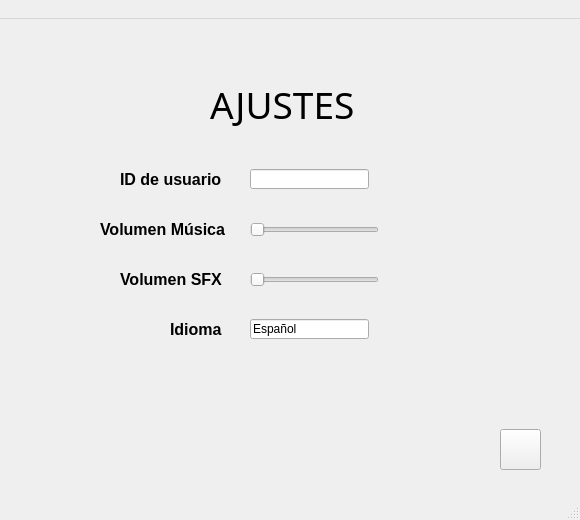
<?xml version="1.0" encoding="UTF-8"?>
<ui version="4.0">
 <class>MainWindow</class>
 <widget class="QMainWindow" name="MainWindow">
  <property name="geometry">
   <rect>
    <x>0</x>
    <y>0</y>
    <width>580</width>
    <height>520</height>
   </rect>
  </property>
  <property name="windowTitle">
   <string>MainWindow</string>
  </property>
  <widget class="QWidget" name="centralwidget">
   <widget class="QLabel" name="fondoajustes">
    <property name="geometry">
     <rect>
      <x>0</x>
      <y>0</y>
      <width>581</width>
      <height>481</height>
     </rect>
    </property>
    <property name="styleSheet">
     <string notr="true">background-image: url(:/images/second_background.jpg);</string>
    </property>
    <property name="text">
     <string/>
    </property>
   </widget>
   <widget class="QLabel" name="tituloajustes">
    <property name="geometry">
     <rect>
      <x>210</x>
      <y>50</y>
      <width>161</width>
      <height>71</height>
     </rect>
    </property>
    <property name="font">
     <font>
      <family>Algerian</family>
      <pointsize>28</pointsize>
     </font>
    </property>
    <property name="frameShadow">
     <enum>QFrame::Sunken</enum>
    </property>
    <property name="lineWidth">
     <number>1</number>
    </property>
    <property name="text">
     <string>AJUSTES</string>
    </property>
    <property name="textFormat">
     <enum>Qt::PlainText</enum>
    </property>
   </widget>
   <widget class="QLabel" name="label_ID">
    <property name="geometry">
     <rect>
      <x>120</x>
      <y>150</y>
      <width>111</width>
      <height>20</height>
     </rect>
    </property>
    <property name="font">
     <font>
      <pointsize>12</pointsize>
      <weight>75</weight>
      <bold>true</bold>
     </font>
    </property>
    <property name="text">
     <string>ID de usuario</string>
    </property>
   </widget>
   <widget class="QLabel" name="label_vol">
    <property name="geometry">
     <rect>
      <x>100</x>
      <y>200</y>
      <width>141</width>
      <height>20</height>
     </rect>
    </property>
    <property name="font">
     <font>
      <pointsize>12</pointsize>
      <weight>75</weight>
      <bold>true</bold>
     </font>
    </property>
    <property name="text">
     <string>Volumen Música</string>
    </property>
   </widget>
   <widget class="QPushButton" name="backButton">
    <property name="geometry">
     <rect>
      <x>500</x>
      <y>410</y>
      <width>41</width>
      <height>41</height>
     </rect>
    </property>
    <property name="styleSheet">
     <string notr="true">image: url(:/images/go_back.png);</string>
    </property>
    <property name="text">
     <string/>
    </property>
   </widget>
   <widget class="QLabel" name="label_vol_2">
    <property name="geometry">
     <rect>
      <x>120</x>
      <y>250</y>
      <width>141</width>
      <height>20</height>
     </rect>
    </property>
    <property name="font">
     <font>
      <pointsize>12</pointsize>
      <weight>75</weight>
      <bold>true</bold>
     </font>
    </property>
    <property name="text">
     <string>Volumen SFX</string>
    </property>
   </widget>
   <widget class="QSlider" name="volumenSlider_2">
    <property name="geometry">
     <rect>
      <x>250</x>
      <y>250</y>
      <width>129</width>
      <height>22</height>
     </rect>
    </property>
    <property name="orientation">
     <enum>Qt::Horizontal</enum>
    </property>
   </widget>
   <widget class="QLabel" name="label_vol_3">
    <property name="geometry">
     <rect>
      <x>170</x>
      <y>300</y>
      <width>141</width>
      <height>20</height>
     </rect>
    </property>
    <property name="font">
     <font>
      <pointsize>12</pointsize>
      <weight>75</weight>
      <bold>true</bold>
     </font>
    </property>
    <property name="text">
     <string>Idioma</string>
    </property>
   </widget>
   <widget class="QLineEdit" name="idline_2">
    <property name="geometry">
     <rect>
      <x>250</x>
      <y>300</y>
      <width>119</width>
      <height>20</height>
     </rect>
    </property>
    <property name="text">
     <string>Español</string>
    </property>
   </widget>
   <widget class="QSlider" name="volumenSlider">
    <property name="geometry">
     <rect>
      <x>250</x>
      <y>200</y>
      <width>129</width>
      <height>22</height>
     </rect>
    </property>
    <property name="orientation">
     <enum>Qt::Horizontal</enum>
    </property>
   </widget>
   <widget class="QLineEdit" name="idline">
    <property name="geometry">
     <rect>
      <x>250</x>
      <y>150</y>
      <width>119</width>
      <height>20</height>
     </rect>
    </property>
   </widget>
  </widget>
  <widget class="QMenuBar" name="menubar">
   <property name="geometry">
    <rect>
     <x>0</x>
     <y>0</y>
     <width>580</width>
     <height>20</height>
    </rect>
   </property>
   <widget class="QMenu" name="menuTOWER_DEFENSE_GAME">
    <property name="title">
     <string> </string>
    </property>
   </widget>
   <addaction name="menuTOWER_DEFENSE_GAME"/>
  </widget>
  <widget class="QStatusBar" name="statusbar"/>
 </widget>
 <resources>
  <include location="Resource_File_General.qrc"/>
 </resources>
 <connections/>
</ui>
